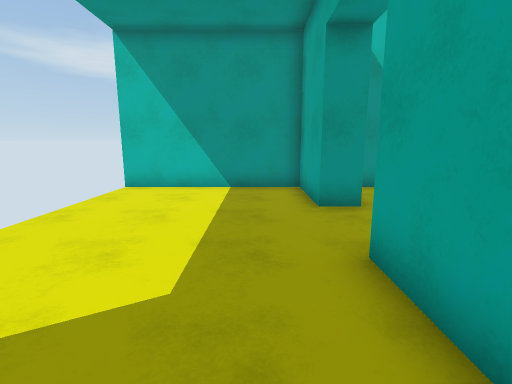
[1] (above)

24 first-person views from a walk through a 3-D level made in the Unity game engine. The camera is 1.5 m above the floor, tilts 10° down and sees 85° across. The floor is counted in squares, 1 m on a side. Each view is taken from the middle of a square. On the plan, view 1 faces up. The plan holds only what a view shows up to about 14 squares ahead; the rest is blank. The place goes on beyond the plan. The player character is not drawn. Door leaves are left out, so doorways stand open. Surface patterns are stand-ins for the level's own textures.

[2]
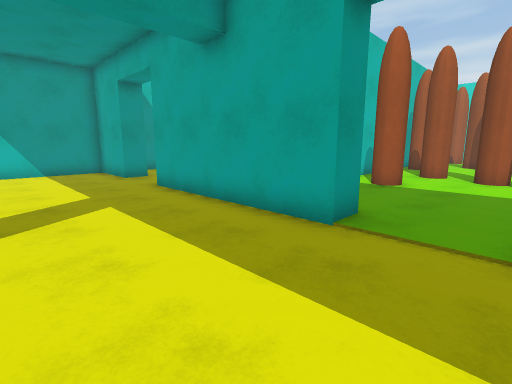

[3]
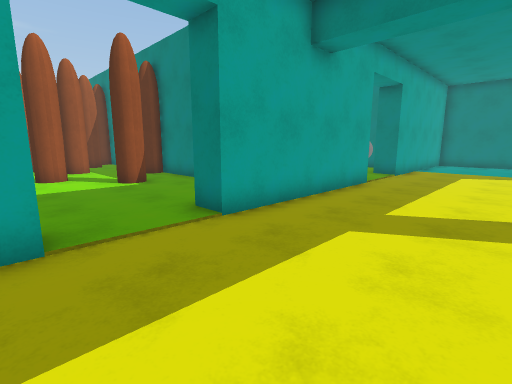

[4]
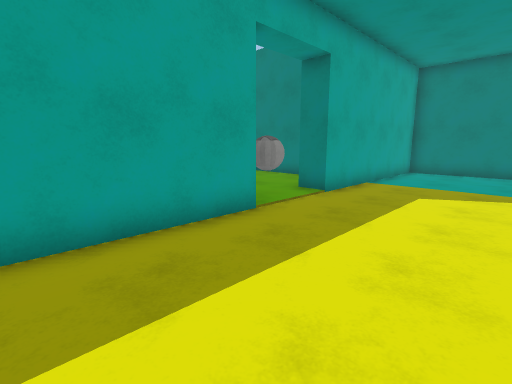

[5]
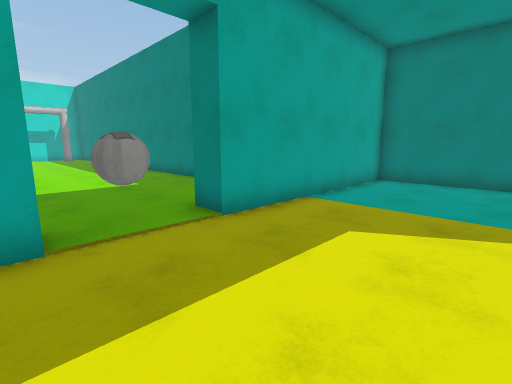

[6]
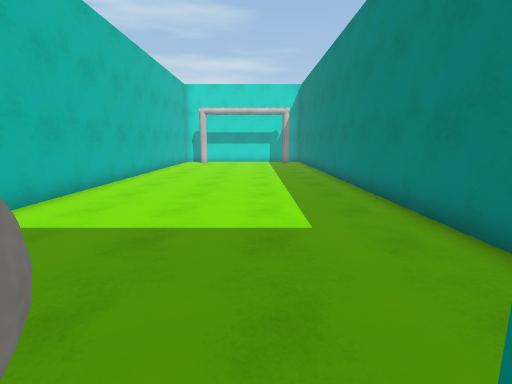

[7]
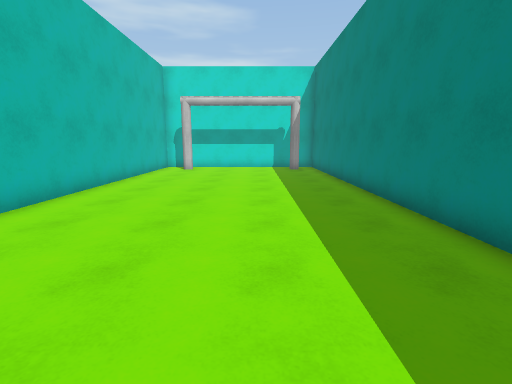

[8]
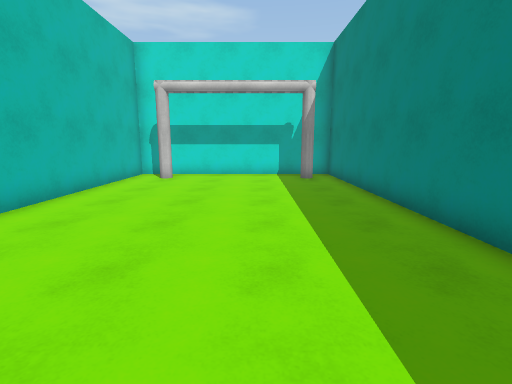

[9]
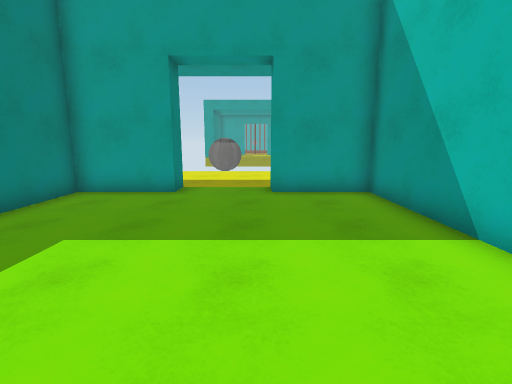

[10]
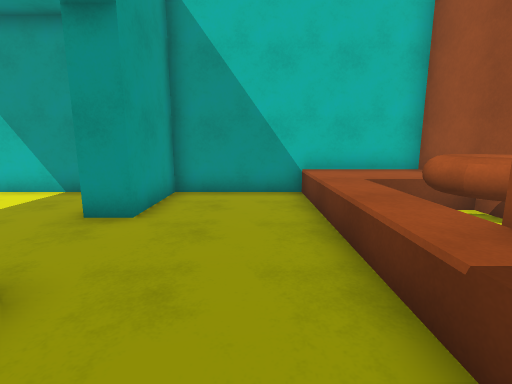

[11]
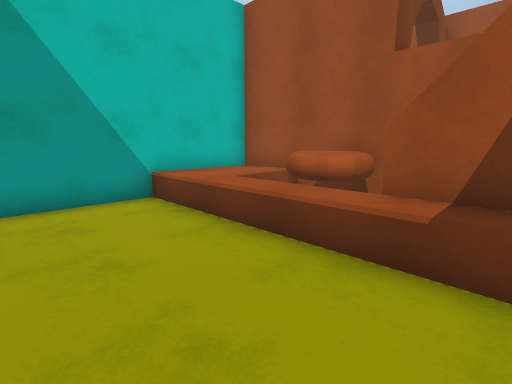

[12]
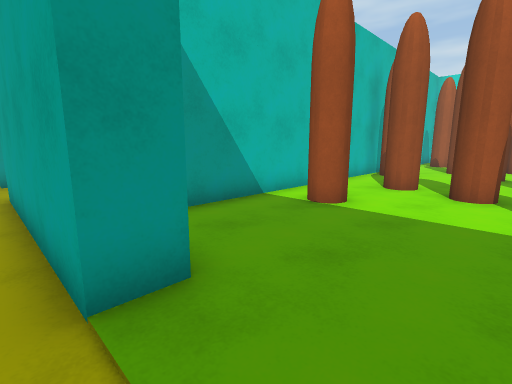

[13]
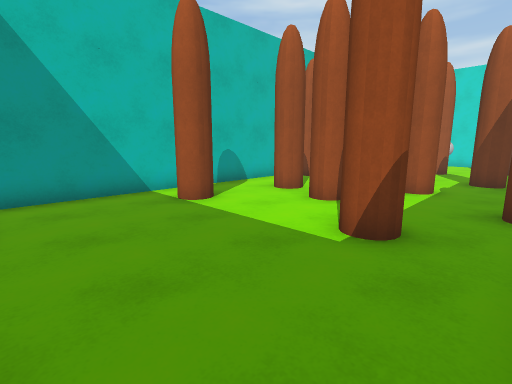

[14]
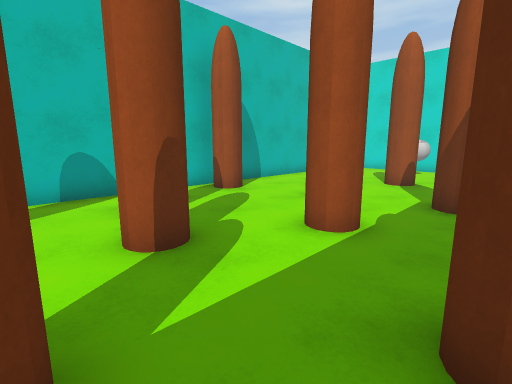

[15]
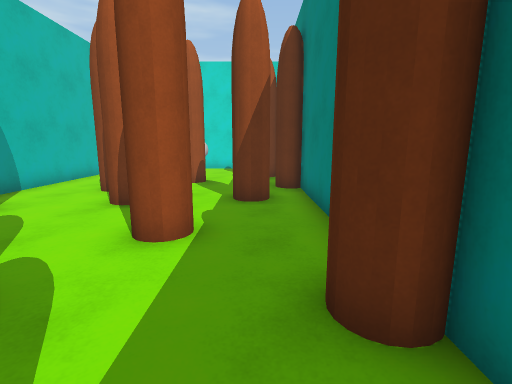

[16]
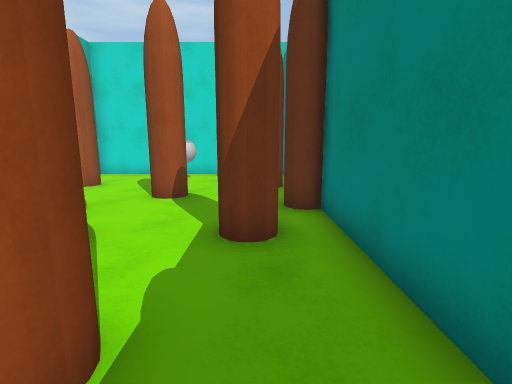

[17]
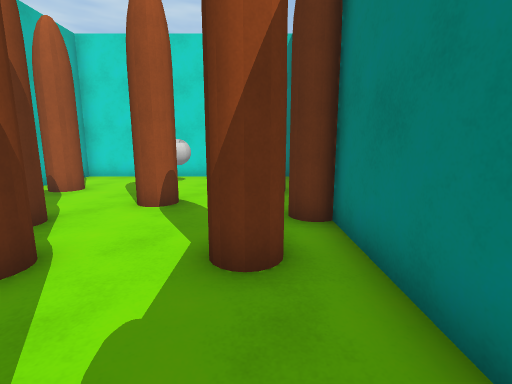

[18]
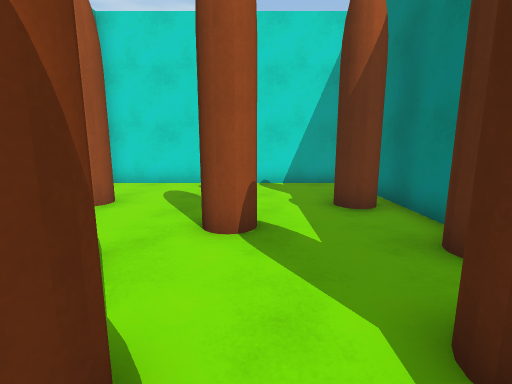

[19]
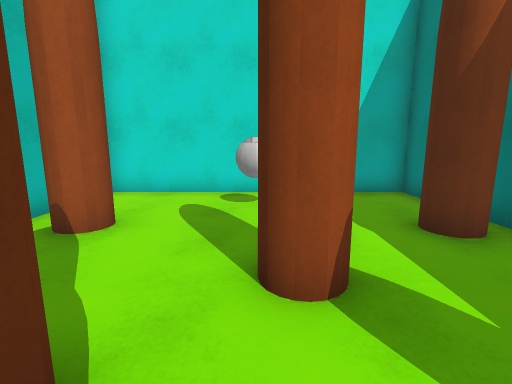

[20]
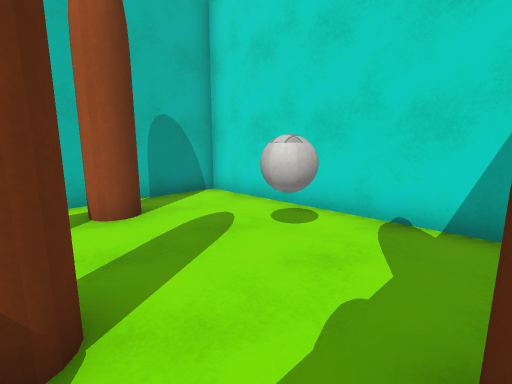

[21]
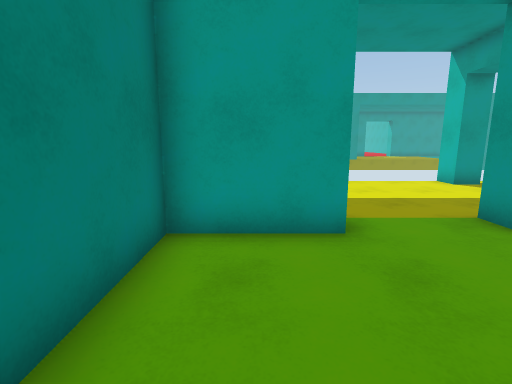

[22]
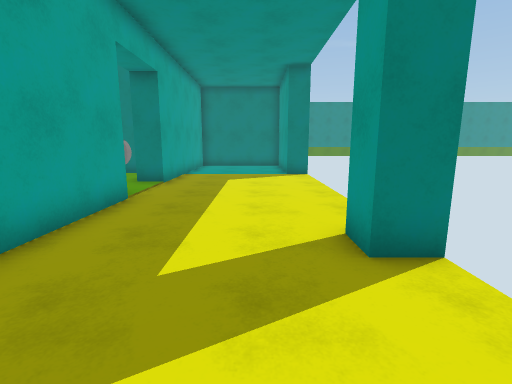

[23]
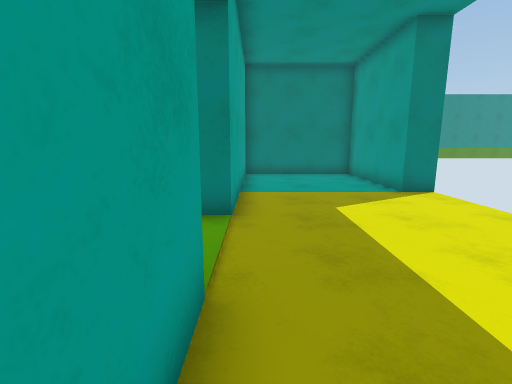

[24]
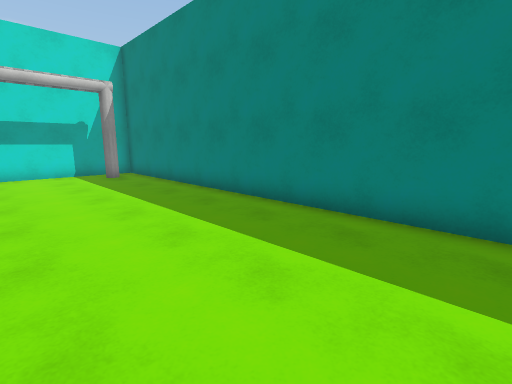

### Floor plan
Key: @ floor where view 1 was taken; # wall or solid block; x gap in a wall; . floor; D open door; ^ raised ledge; B ball.
Columns run from 5 left of view 1 to 25 right of it. Each row starts with its distance up from view 1.
 10 ################
  9  ......#....^^^^
  8  ......#....^^^^
  7  ......#....^^^#
  6  ......D....^^^#
  5  ......D....^^^#
  4  ......D....^##
  3   .....#....^#
  2   .....#. ..^#
  1   .....#  .  #
  0 ##...@.########################
 -1  ......#...........#..........#
 -2  ......#....#.............#...#
 -3  ......#........#.....#.......#
 -4  ......D......................#
 -5   .....D.......#....#.......B.#
 -6   .....D..........#.....#.....#
 -7   .....#.....#................#
 -8  ......#.............#....#...#
 -9  ......#.......##.....##..x...#
-10 ##.....########################
-11  ......#......................#
-12  ......#....................#.#
-13  ......#......................#
-14  .............................#
-15  ......BB.....................#
-16  .............................#
-17  ......#......................#
-18  ......#....................#.#
-19  ......#......................#
-20 ##.....########################
-21  #.....#
-22  #.....#
-23  #.....#
-24  #.....#
-25  #######

Where each view was taken, in squares from view 1:
view 1: 0 up, 0 right, facing up
view 2: 6 down, 3 left, facing up-right
view 3: 3 down, 3 left, facing down-right
view 4: 9 down, 3 left, facing down-right
view 5: 13 down, 3 left, facing down-right
view 6: 16 down, 2 right, facing right
view 7: 16 down, 7 right, facing right
view 8: 16 down, 11 right, facing right
view 9: 14 down, 11 right, facing left
view 10: 1 up, 5 right, facing up
view 11: 2 up, 3 right, facing up-right
view 12: 6 down, 1 right, facing up-right
view 13: 9 down, 3 right, facing up-right
view 14: 9 down, 8 right, facing up-right
view 15: 8 down, 8 right, facing right
view 16: 8 down, 11 right, facing right
view 17: 8 down, 12 right, facing right
view 18: 6 down, 14 right, facing right
view 19: 5 down, 16 right, facing right
view 20: 8 down, 19 right, facing up-right
view 21: 8 down, 7 right, facing left
view 22: 6 down, 2 left, facing down
view 23: 11 down, 1 right, facing down
view 24: 14 down, 10 right, facing down-right
